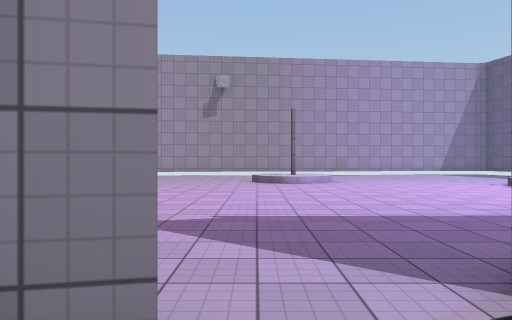
[1] (above)

20 first-person views from a walk through a 3-D level made in the Unity game engine. The camera is 1.4 m above the floor, looks level and sees 70° across. Doors are open. The floor is counted in squares, 2 m on a side. Each view is taken from the middle of a square. On the plan, view 1 faces up. The plan holds only what a view shows up to about 11 squares ahead; the rest is blank. The place goes on beyond the plan. The player is left out. Surface patterns are stand-ins for the level's own textures.

[2]
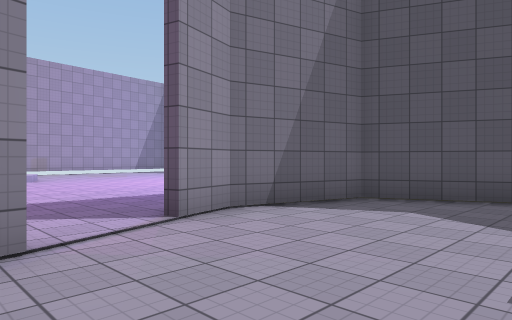

[3]
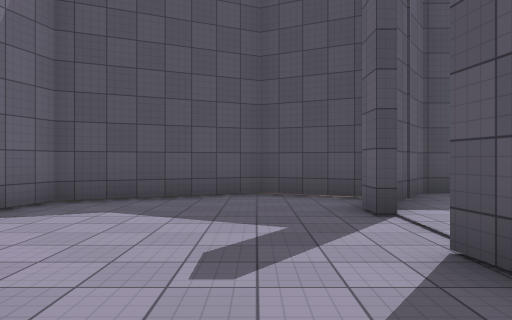

[4]
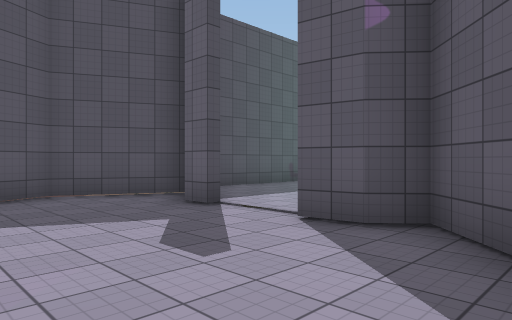

[5]
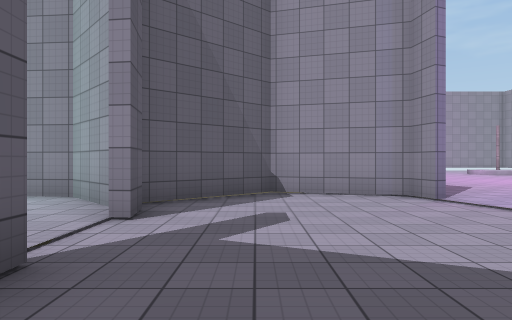

[6]
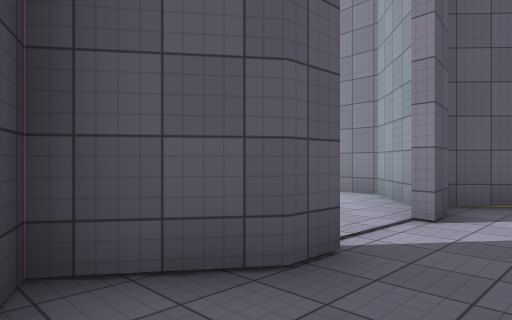

[7]
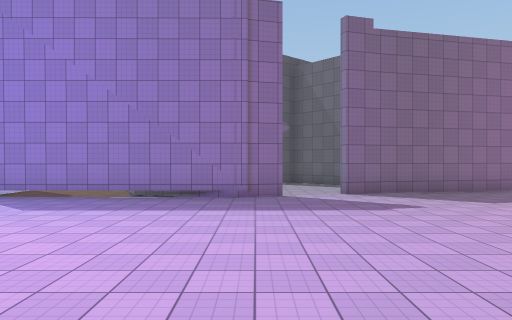

[8]
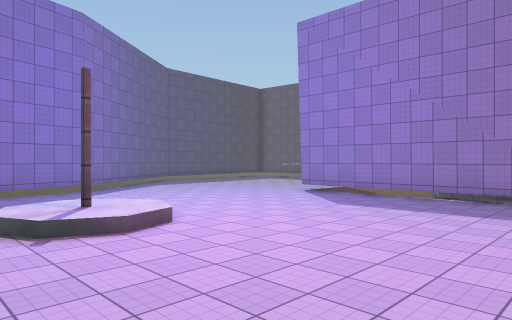

[9]
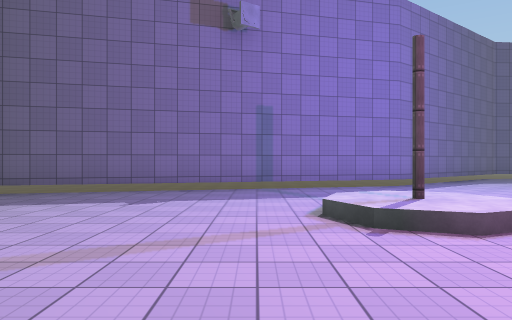

[10]
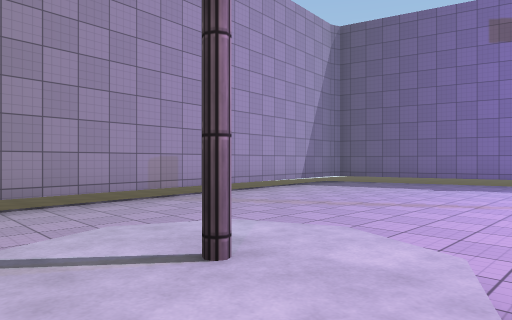

[11]
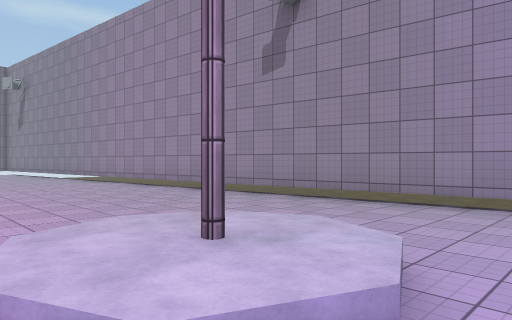

[12]
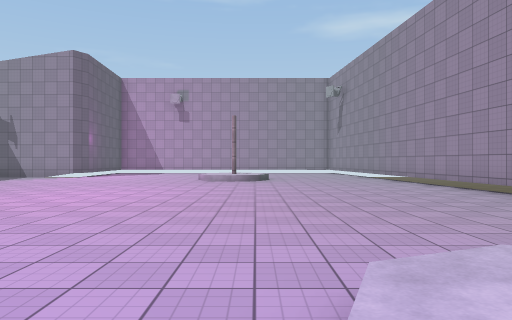

[13]
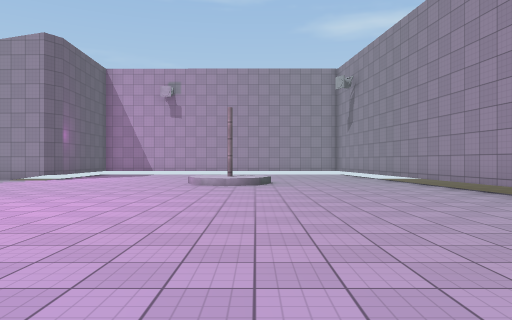

[14]
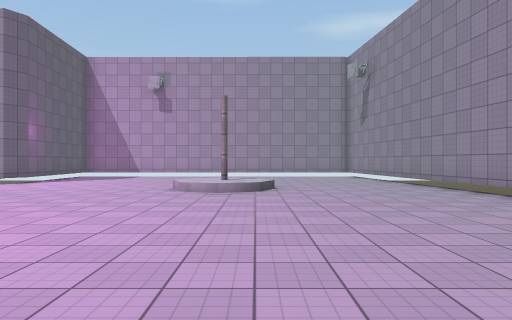

[15]
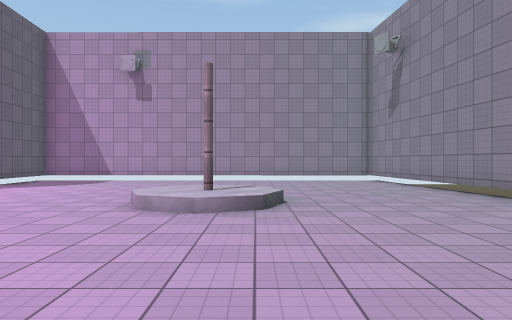

[16]
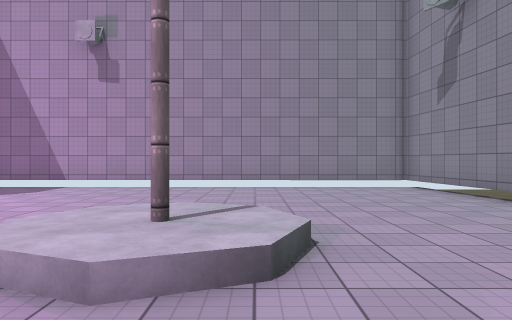

[17]
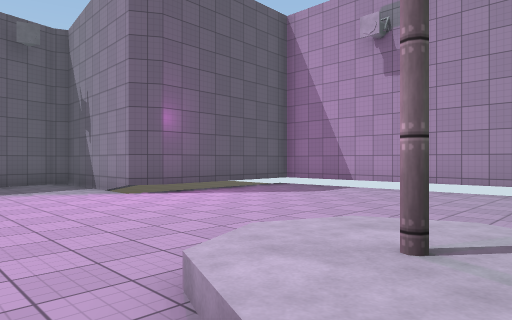

[18]
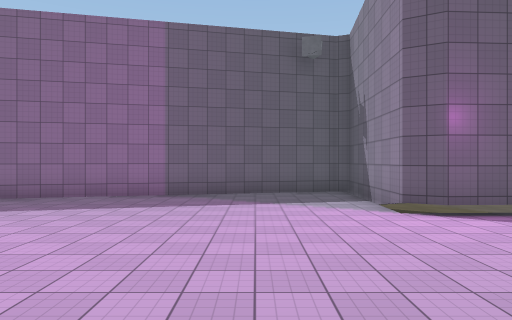

[19]
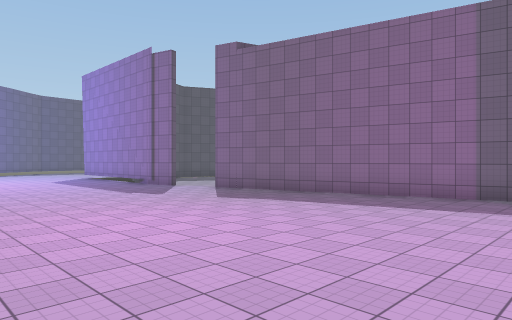

[20]
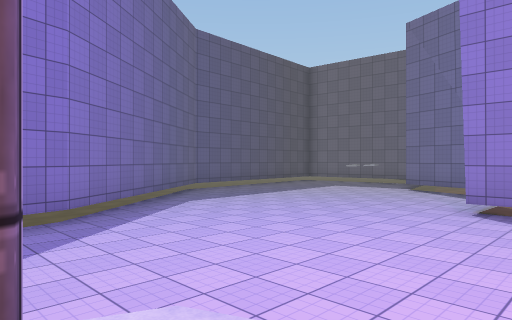

### Floor plan
Key: @ floor where view 1 was taken; # wall or solid block; . main floor; : floor 0.5 m higher than the main floor; / step, stairs or slope; D open door; P pole.
Columns run from 18 left of view 1 to 16 right of it. Each row starts with its distance up from view 1.
 17                        #####
 16             ############.....#
 15   ###########................#
 14 ###..........................##
 13 #.............................#
 12 #................./:/.........#
 11 #................./P/.........#
 10 #...../:/........../.....//...##
  9 #...../P/................:P/...#
  8 #....../.................//....#
  7 #..............................##
  6 #...............................##
  5 #................................#
  4 #................................##
  3 #.####............................#
  2      #............DD#######........
  1      #..........##DD....#  .......
  0      #......#####.@.....#  ......
 -1      #..#####   #.......##  ....
 -2      ####       #........#  ##.
 -3                 ##..DD..##
 -4                  ###DD###
 -5                  #......##
 -6                  #.   ...#

Where each view was taken, in squares from view 1:
view 1: 0 up, 0 right, facing up
view 2: 2 down, 1 left, facing up-right
view 3: 2 down, 1 left, facing right
view 4: 0 up, 1 left, facing down-right
view 5: 2 down, 6 right, facing left
view 6: 2 down, 6 right, facing down-left
view 7: 11 up, 2 right, facing down
view 8: 11 up, 2 right, facing down-right
view 9: 11 up, 3 right, facing right
view 10: 10 up, 0 right, facing up-right
view 11: 10 up, 3 right, facing up-left
view 12: 10 up, 2 right, facing left
view 13: 10 up, 0 right, facing left
view 14: 10 up, 2 left, facing left
view 15: 10 up, 5 left, facing left
view 16: 10 up, 8 left, facing left
view 17: 10 up, 9 left, facing down-left
view 18: 9 up, 10 left, facing down
view 19: 9 up, 10 left, facing down-right
view 20: 9 up, 7 right, facing down-right
